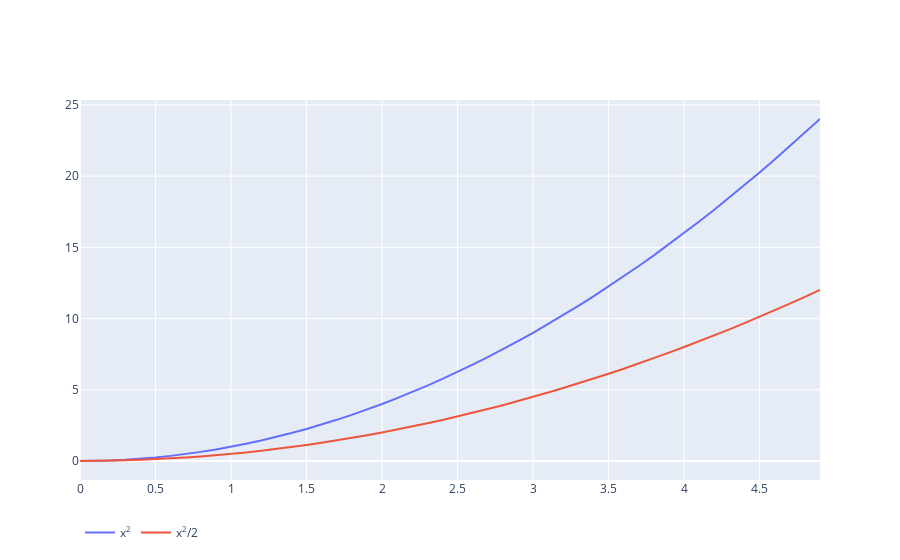

Notebook source saved alongside this figure:
### Markdown cell above
## Вывод графиков с подписями снизу

### Code cell
x = np.arange(0, 5, 0.1)
def f(x):
    return x**2
x = np.arange(0, 5, 0.1)
y = f(x)

# создаем пустой график
fig = go.Figure()
# создадим объект точечного графика
## в названиях можно использовать html
print(go.Scatter(x=x,y=y, name='x<sup>2</sup>'))
# для добавления чего либо на график используется add_trace
## можно добавлять сколько угодно объектов
fig.add_trace(go.Scatter(x=x, y=y, name='x<sup>2</sup>'))
fig.add_trace(go.Scatter(x=x, y=y/2,name='x<sup>2</sup>/2'))
# чтобы легенда отображалась снизу в методе update_loyout меняем атрибут legend_orientation на 'h'
fig.update_layout(legend_orientation='h')
fig.show()

### Figure 1 — Plotly figure (JSON) as saved in the notebook; plotly's stock layout.template omitted (floating-point values rounded to 4 significant figures)
{"data": [{"name": "x<sup>2</sup>", "type": "scatter", "x": [0, 0.1, 0.2, 0.3, 0.4, 0.5, 0.6, 0.7, 0.8, 0.9, 1, 1.1, 1.2, 1.3, 1.4, 1.5, 1.6, 1.7, 1.8, 1.9, 2, 2.1, 2.2, 2.3, 2.4, 2.5, 2.6, 2.7, 2.8, 2.9, 3, 3.1, 3.2, 3.3, 3.4, 3.5, 3.6, 3.7, 3.8, 3.9, 4, 4.1, 4.2, 4.3, 4.4, 4.5, 4.6, 4.7, 4.8, 4.9], "y": [0, 0.01, 0.04, 0.09, 0.16, 0.25, 0.36, 0.49, 0.64, 0.81, 1, 1.21, 1.44, 1.69, 1.96, 2.25, 2.56, 2.89, 3.24, 3.61, 4, 4.41, 4.84, 5.29, 5.76, 6.25, 6.76, 7.29, 7.84, 8.41, 9, 9.61, 10.24, 10.89, 11.56, 12.25, 12.96, 13.69, 14.44, 15.21, 16, 16.81, 17.64, 18.49, 19.36, 20.25, 21.16, 22.09, 23.04, 24.01]}, {"name": "x<sup>2</sup>/2", "type": "scatter", "x": [0, 0.1, 0.2, 0.3, 0.4, 0.5, 0.6, 0.7, 0.8, 0.9, 1, 1.1, 1.2, 1.3, 1.4, 1.5, 1.6, 1.7, 1.8, 1.9, 2, 2.1, 2.2, 2.3, 2.4, 2.5, 2.6, 2.7, 2.8, 2.9, 3, 3.1, 3.2, 3.3, 3.4, 3.5, 3.6, 3.7, 3.8, 3.9, 4, 4.1, 4.2, 4.3, 4.4, 4.5, 4.6, 4.7, 4.8, 4.9], "y": [0, 0.005, 0.02, 0.045, 0.08, 0.125, 0.18, 0.245, 0.32, 0.405, 0.5, 0.605, 0.72, 0.845, 0.98, 1.125, 1.28, 1.445, 1.62, 1.805, 2, 2.205, 2.42, 2.645, 2.88, 3.125, 3.38, 3.645, 3.92, 4.205, 4.5, 4.805, 5.12, 5.445, 5.78, 6.125, 6.48, 6.845, 7.22, 7.605, 8, 8.405, 8.82, 9.245, 9.68, 10.12, 10.58, 11.05, 11.52, 12.01]}], "layout": {"legend": {"orientation": "h"}}}
